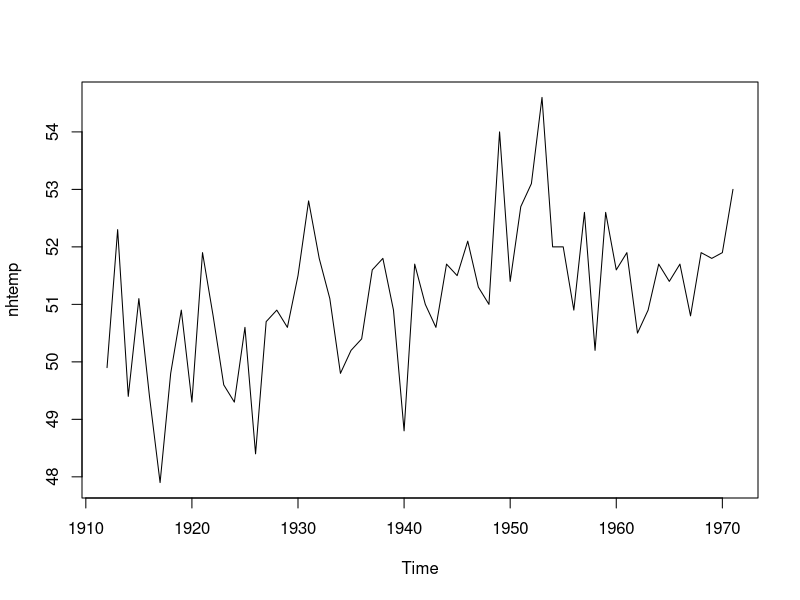

This figure's R source: (Note: this script raises an error after producing the figure.)
### Name: plot.efp
### Title: Plot Empirical Fluctuation Process
### Aliases: plot.efp lines.efp
### Keywords: hplot

### ** Examples

## Load dataset "nhtemp" with average yearly temperatures in New Haven
data(nhtemp)
## plot the data
plot(nhtemp)

## test the model null hypothesis that the average temperature remains
## constant over the years
## compute Rec-CUSUM fluctuation process
temp.cus <- efp(nhtemp ~ 1)
## plot the process
plot(temp.cus, alpha = 0.01)
## and calculate the test statistic
sctest(temp.cus)

## compute (recursive estimates) fluctuation process
## with an additional linear trend regressor
lin.trend <- 1:60
temp.me <- efp(nhtemp ~ lin.trend, type = "fluctuation")
## plot the bivariate process
plot(temp.me, functional = NULL)
## and perform the corresponding test
sctest(temp.me)



